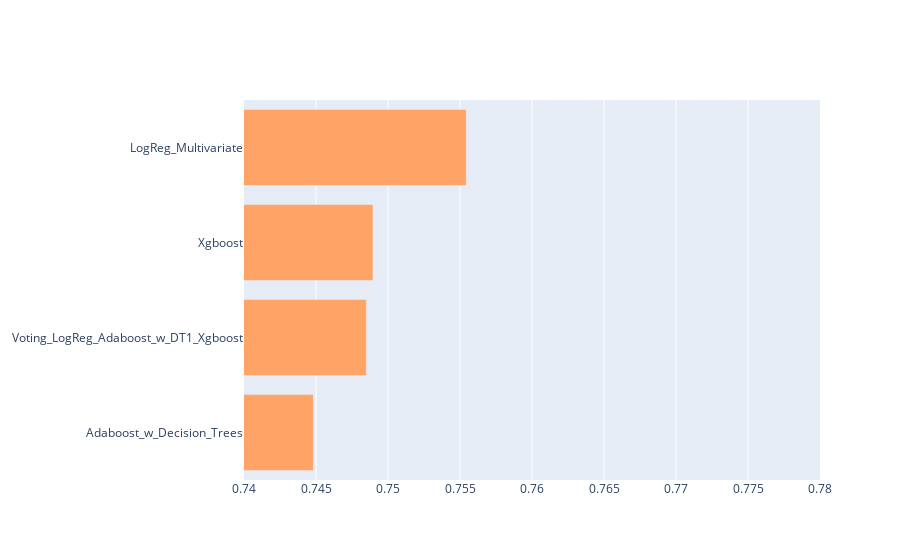

The notebook cell this image was saved under:
### Code cell
# Visualising performance of the models on test set (part of the labelled dataset)
fig = go.Figure(go.Bar(x = df['F1_score_on_test_labelled'],
                       y = df['Model'], 
                       orientation='h'))

fig.update_traces(marker_color='#ffa366')

fig.update_layout(yaxis={'categoryorder':'total ascending'})

fig.update_xaxes(range=[0.74, 0.78])

fig.show()

### Figure 1 — Plotly figure (JSON) as saved in the notebook; plotly's stock layout.template omitted (floating-point values rounded to 4 significant figures)
{"data": [{"marker": {"color": "#ffa366"}, "orientation": "h", "type": "bar", "x": [0.7554, 0.7448, 0.749, 0.7485], "y": ["LogReg_Multivariate", "Adaboost_w_Decision_Trees", "Xgboost", "Voting_LogReg_Adaboost_w_DT1_Xgboost"]}], "layout": {"xaxis": {"range": [0.74, 0.78]}, "yaxis": {"categoryorder": "total ascending"}}}
